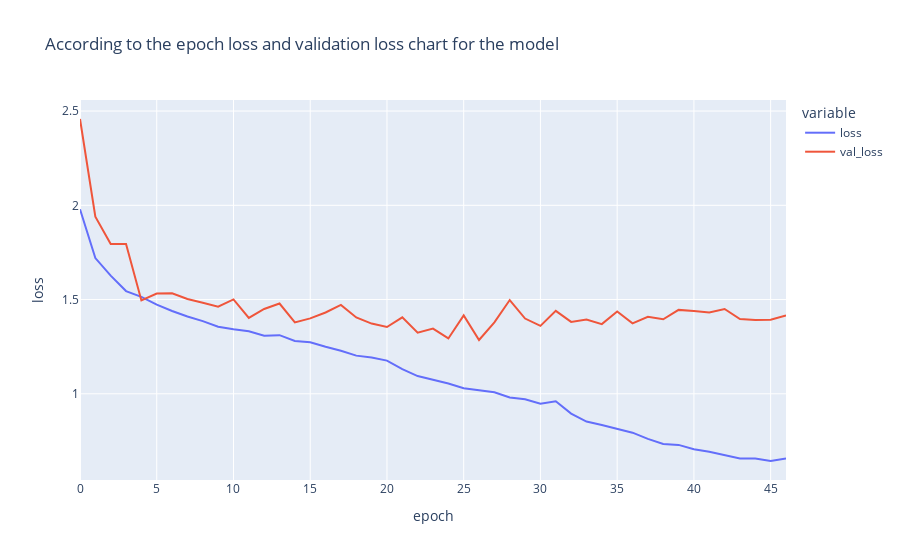

Write notebook code for a chart like this one.
### Code cell
fig=px.line(hist2.history,y=['loss','val_loss'],
           labels={'index':'epoch','value':'loss'},
           title=f'According to the epoch loss and validation loss chart for the model')
fig.show()

### Figure 1 — Plotly figure (JSON) as saved in the notebook; plotly's stock layout.template omitted (floating-point values rounded to 4 significant figures)
{"data": [{"hovertemplate": "variable=loss<br>epoch=%{x}<br>loss=%{y}<extra></extra>", "legendgroup": "loss", "line": {"color": "#636efa", "dash": "solid"}, "marker": {"symbol": "circle"}, "mode": "lines", "name": "loss", "orientation": "v", "showlegend": true, "type": "scatter", "x": [0, 1, 2, 3, 4, 5, 6, 7, 8, 9, 10, 11, 12, 13, 14, 15, 16, 17, 18, 19, 20, 21, 22, 23, 24, 25, 26, 27, 28, 29, 30, 31, 32, 33, 34, 35, 36, 37, 38, 39, 40, 41, 42, 43, 44, 45, 46], "xaxis": "x", "y": [1.979, 1.72, 1.627, 1.545, 1.515, 1.473, 1.439, 1.41, 1.386, 1.356, 1.343, 1.332, 1.308, 1.311, 1.281, 1.274, 1.249, 1.228, 1.203, 1.192, 1.176, 1.131, 1.094, 1.074, 1.055, 1.03, 1.019, 1.008, 0.9803, 0.9711, 0.9475, 0.9601, 0.8949, 0.8526, 0.835, 0.8131, 0.7939, 0.761, 0.7336, 0.729, 0.7064, 0.6931, 0.6755, 0.6569, 0.6571, 0.6436, 0.6565], "yaxis": "y"}, {"hovertemplate": "variable=val_loss<br>epoch=%{x}<br>loss=%{y}<extra></extra>", "legendgroup": "val_loss", "line": {"color": "#EF553B", "dash": "solid"}, "marker": {"symbol": "circle"}, "mode": "lines", "name": "val_loss", "orientation": "v", "showlegend": true, "type": "scatter", "x": [0, 1, 2, 3, 4, 5, 6, 7, 8, 9, 10, 11, 12, 13, 14, 15, 16, 17, 18, 19, 20, 21, 22, 23, 24, 25, 26, 27, 28, 29, 30, 31, 32, 33, 34, 35, 36, 37, 38, 39, 40, 41, 42, 43, 44, 45, 46], "xaxis": "x", "y": [2.458, 1.94, 1.794, 1.794, 1.495, 1.532, 1.533, 1.503, 1.484, 1.462, 1.501, 1.403, 1.45, 1.479, 1.379, 1.4, 1.431, 1.472, 1.405, 1.373, 1.354, 1.405, 1.324, 1.346, 1.294, 1.416, 1.286, 1.379, 1.497, 1.399, 1.36, 1.44, 1.381, 1.394, 1.37, 1.437, 1.374, 1.409, 1.395, 1.445, 1.439, 1.431, 1.45, 1.396, 1.391, 1.393, 1.416], "yaxis": "y"}], "layout": {"legend": {"title": {"text": "variable"}, "tracegroupgap": 0}, "title": {"text": "According to the epoch loss and validation loss chart for the model"}, "xaxis": {"anchor": "y", "domain": [0, 1], "title": {"text": "epoch"}}, "yaxis": {"anchor": "x", "domain": [0, 1], "title": {"text": "loss"}}}}
